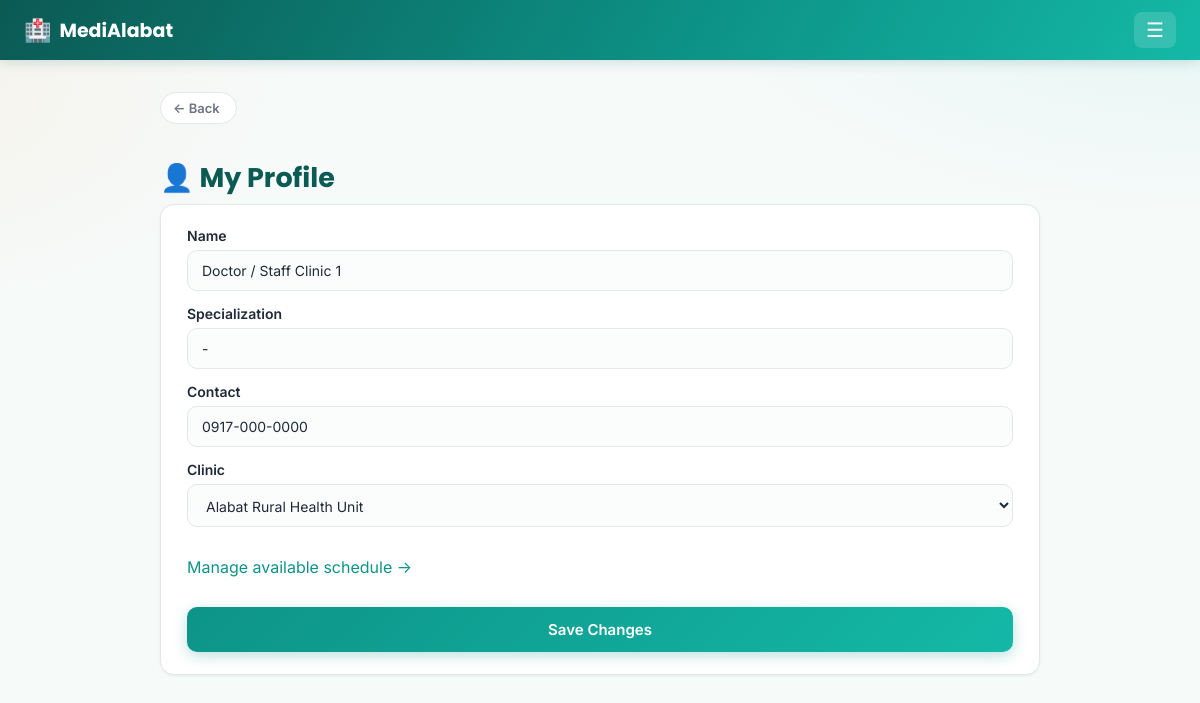
/staff/profile (signed in), run on the app's committed database.
### tables this page shows
CREATE TABLE users (
    id INTEGER PRIMARY KEY AUTOINCREMENT,
    role TEXT NOT NULL CHECK(role IN ('patient', 'staff')),
    full_name TEXT NOT NULL,
    email TEXT UNIQUE NOT NULL,
    password_hash TEXT NOT NULL,
    contact_number TEXT,
    created_at TEXT DEFAULT CURRENT_TIMESTAMP
, first_name TEXT, middle_name TEXT, last_name TEXT);

CREATE TABLE staff_profiles (
    user_id INTEGER PRIMARY KEY REFERENCES users(id) ON DELETE CASCADE,
    specialization TEXT,
    clinic_id INTEGER REFERENCES clinics(id)
);

CREATE TABLE clinics (
    id INTEGER PRIMARY KEY AUTOINCREMENT,
    name TEXT NOT NULL,
    address TEXT
);

### app.py (the view, shortened to what this page needs)
@app.route("/staff/profile", methods=["GET", "POST"])
@login_required(role="staff")
def staff_profile(user):
    conn = get_db()
    profile = conn.execute("SELECT * FROM staff_profiles WHERE user_id=?", (user["id"],)).fetchone()
    clinics = conn.execute("SELECT * FROM clinics ORDER BY name").fetchall()
    conn.close()
    return render_template("staff/profile.html", profile=profile, clinics=clinics)

### app.py (called while the page is built)
def current_user():
    if "user_id" not in session:
        return None
    conn = get_db()
    user = conn.execute("SELECT * FROM users WHERE id = ?", (session["user_id"],)).fetchone()
    conn.close()
    return user

def current_lang():
    return session.get("lang", DEFAULT_LANG)

@app.context_processor
def inject_globals():
    lang = current_lang()
    def fdate(d):
        """'October 8, 2026' / 'Oktubre 8, 2026' — month name follows the active language."""
        return f"{_t('month.' + str(d.month), lang=lang)} {d.day}, {d.year}"
    def fdatetime(value):
        """Format a stored 'YYYY-MM-DD HH:MM' string; returns '' for empty/unparseable values."""
        try:
            dt = datetime.strptime(value, "%Y-%m-%d %H:%M")
        except (TypeError, ValueError):
            return ""
        hour12 = dt.hour % 12 or 12
        return f"{fdate(dt.date())} · {hour12}:{dt.minute:02d} {'AM' if dt.hour < 12 else 'PM'}"
    return {
        "current_user": current_user(),
        "current_lang": lang,
        "t": lambda key, **kwargs: _t(key, lang=lang, **kwargs),
        "fdate": fdate,
        "fdatetime": fdatetime,
    }

def login_required(role=None):
    def decorator(view):
        @functools.wraps(view)
        def wrapped(*args, **kwargs):
            user = current_user()
            if user is None:
                return redirect(url_for("login"))
            if role and user["role"] != role:
                abort(403)
            return view(user, *args, **kwargs)
        return wrapped
    return decorator

### db.py (called while the page is built)
def get_db():
    conn = sqlite3.connect(DB_PATH)
    conn.row_factory = sqlite3.Row
    conn.execute("PRAGMA foreign_keys = ON")
    return conn

### translations.py (called while the page is built)
def t(key, lang="en", **kwargs):
    entry = TRANSLATIONS.get(key)
    if not entry:
        return key
    text = entry.get(lang) or entry.get(DEFAULT_LANG) or key
    if kwargs:
        try:
            text = text.format(**kwargs)
        except (KeyError, IndexError):
            pass
    return text

### templates/staff/profile.html (shortened to what this page needs)
{% extends "base.html" %}
{% block content %}
<h1 class="fade-in">👤 {{ t('staff.profile_title') }}</h1>
<form method="POST" class="stack-form card fade-in">
    <label>{{ t('staff.name') }}
        <input type="text" name="full_name" value="{{ current_user.full_name }}" required>
    </label>
    <label>{{ t('staff.specialization') }}
        <input type="text" name="specialization" value="{{ profile.specialization or '' }}">
    </label>
    <label>{{ t('staff.contact') }}
        <input type="text" name="contact_number" value="{{ current_user.contact_number or '' }}">
    </label>
    <label>{{ t('staff.clinic') }}
        <select name="clinic_id">
            {% for c in clinics %}
            <option value="{{ c.id }}" {% if profile.clinic_id == c.id %}selected{% endif %}>{{ c.name }}</option>
            {% endfor %}
        </select>
    </label>
    <p><a href="{{ url_for('staff_schedule') }}">{{ t('staff.manage_schedule_link') }}</a></p>
    <button type="submit" class="btn-primary">{{ t('profile.save_changes') }}</button>
</form>
{% endblock %}

### static/style.css (style rules this page uses)
:root { --primary: #0d9488; --primary-dark: #0f766e; --primary-darker: #0b5a54; --accent: #2dd4bf; --accent-warm: #fb923c; --bg: #f6faf9; --card-bg: #ffffff; --text: #1f2937; --muted: #6b7280; --danger: #dc2626; --border: #e2e8e7; --radius: 14px; --radius-lg: 20px; --shadow-sm: 0 1px 3px rgba(15, 23, 42, 0.06); --shadow-md: 0 8px 24px rgba(13, 148, 136, 0.10); --shadow-lg: 0 16px 40px rgba(13, 148, 136, 0.16); --heading: var(--primary-darker); --subheading: var(--primary-dark); --input-bg: #fbfdfd; --surface-faint: #edf2f1; --control-bg: #ffffff; --hero-gradient: linear-gradient(135deg, #0d9488 0%, #14b8a6 50%, #2dd4bf 100%); --nav-gradient: linear-gradient(120deg, #0b5a54, #0d9488 60%, #14b8a6); --btn-gradient: linear-gradient(135deg, #0d9488, #14b8a6); --btn-shadow: rgba(13, 148, 136, 0.28); --solid: #0d9488; --tint: #ecfdf9; --tint-strong: #d1fae5; --text-on-tint: #0b5a54; --ai-card-bg: linear-gradient(135deg, #ecfdf9, #fff7ed); --danger-tint: #fef2f2; --warn-tint: #fff7ed; --chip-pending-bg: #fef3c7; --chip-pending-fg: #92400e; --chip-approved-bg: #d1fae5; --chip-approved-fg: #065f46; --chip-resched-bg: #fed7aa; --chip-resched-fg: #9a3412; --flash-ok-bg: #d1fae5; --flash-ok-fg: #065f46; --flash-err-bg: #fee2e2; --flash-err-fg: #991b1b; --slot-open-fg: #065f46; --slot-blocked-bg: #fef2f2; --slot-blocked-border: #fecaca; --slot-blocked-fg: #991b1b; --slot-approved-bg: #ecfdf9; --am-bg: #fff7ed; --am-border: #fed7aa; --am-fg: #9a3412; --am-label: #b45309; --pm-bg: #eef2ff; --pm-border: #c7d2fe; --pm-fg: #3730a3; --pm-label: #4338ca; color-scheme: light; }
* { box-sizing: border-box; overflow-wrap: break-word; }
body { margin: 0; font-family: 'Inter', system-ui, -apple-system, sans-serif; transition: background-color 0.2s ease, color 0.2s ease; background: radial-gradient(900px 500px at 100% -10%, rgba(45, 212, 191, 0.10), transparent 60%), radial-gradient(700px 400px at -10% 10%, rgba(251, 146, 60, 0.07), transparent 60%), var(--bg); background-attachment: fixed; color: var(--text); -webkit-font-smoothing: antialiased; }
h1, h2, h3, .brand, .brand-lg { font-family: 'Poppins', 'Inter', system-ui, sans-serif; }
a { color: var(--primary); text-decoration: none; transition: color 0.15s ease; }
.fade-in { animation: fadeInUp 0.35s ease both; }
h1 { font-size: 27px; margin-bottom: 6px; font-weight: 700; color: var(--heading); }
.card { background: var(--card-bg); border: 1px solid var(--border); border-radius: var(--radius); padding: 22px 26px; margin-bottom: 20px; box-shadow: var(--shadow-sm); transition: box-shadow 0.2s ease, transform 0.2s ease; }
.stack-form { display: flex; flex-direction: column; gap: 14px; }
.stack-form label { display: flex; flex-direction: column; gap: 6px; font-size: 14px; font-weight: 600; color: var(--text); }
input, select, textarea { padding: 11px 14px; border: 1.5px solid var(--border); border-radius: 10px; font-size: 14px; font-family: inherit; background: var(--input-bg); color: var(--text); transition: border-color 0.15s ease, box-shadow 0.15s ease; }
input::placeholder, textarea::placeholder { color: var(--muted); opacity: 0.75; }
select option { background: var(--card-bg); color: var(--text); }
button { font-family: inherit; cursor: pointer; }
.btn-primary { background: var(--btn-gradient); color: white; border: none; padding: 13px 24px; border-radius: 10px; font-size: 15px; font-weight: 600; display: inline-block; text-align: center; box-shadow: 0 4px 14px var(--btn-shadow); transition: transform 0.15s ease, box-shadow 0.15s ease; }

### data on the page
users: full_name "Doctor / Staff Clinic 1", contact_number "0917-000-0000"
staff_profiles: specialization "-", clinic_id "Alabat Rural Health Unit"

### other printed values
{{ t('nav.back') }} "Back"
{{ t('staff.profile_title') }} "My Profile"
{{ t('staff.name') }} "Name"
{{ t('staff.specialization') }} "Specialization"
{{ t('staff.contact') }} "Contact"
{{ t('staff.clinic') }} "Clinic"
{{ t('staff.manage_schedule_link') }} "Manage available schedule →"
{{ t('profile.save_changes') }} "Save Changes"
